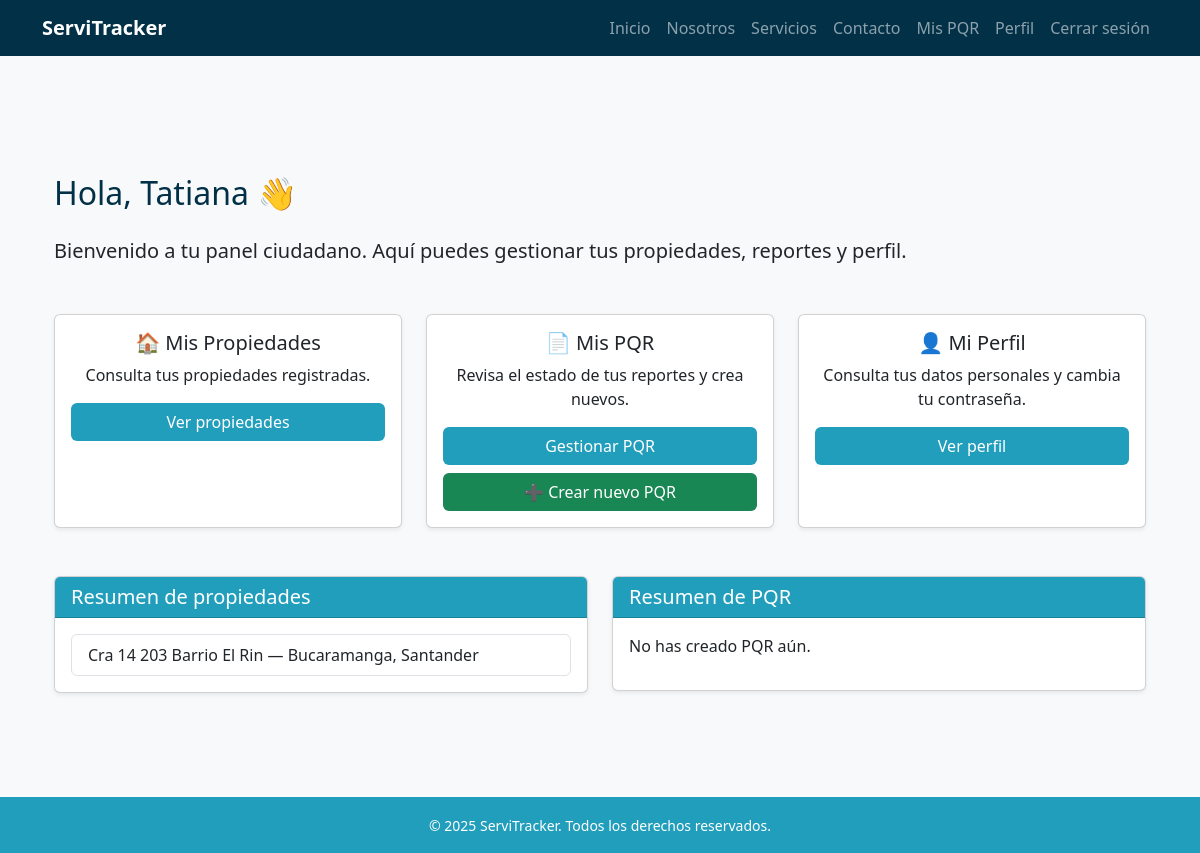
/usuarios/dashboard/ (signed in), run on an earlier commit of the app's database.
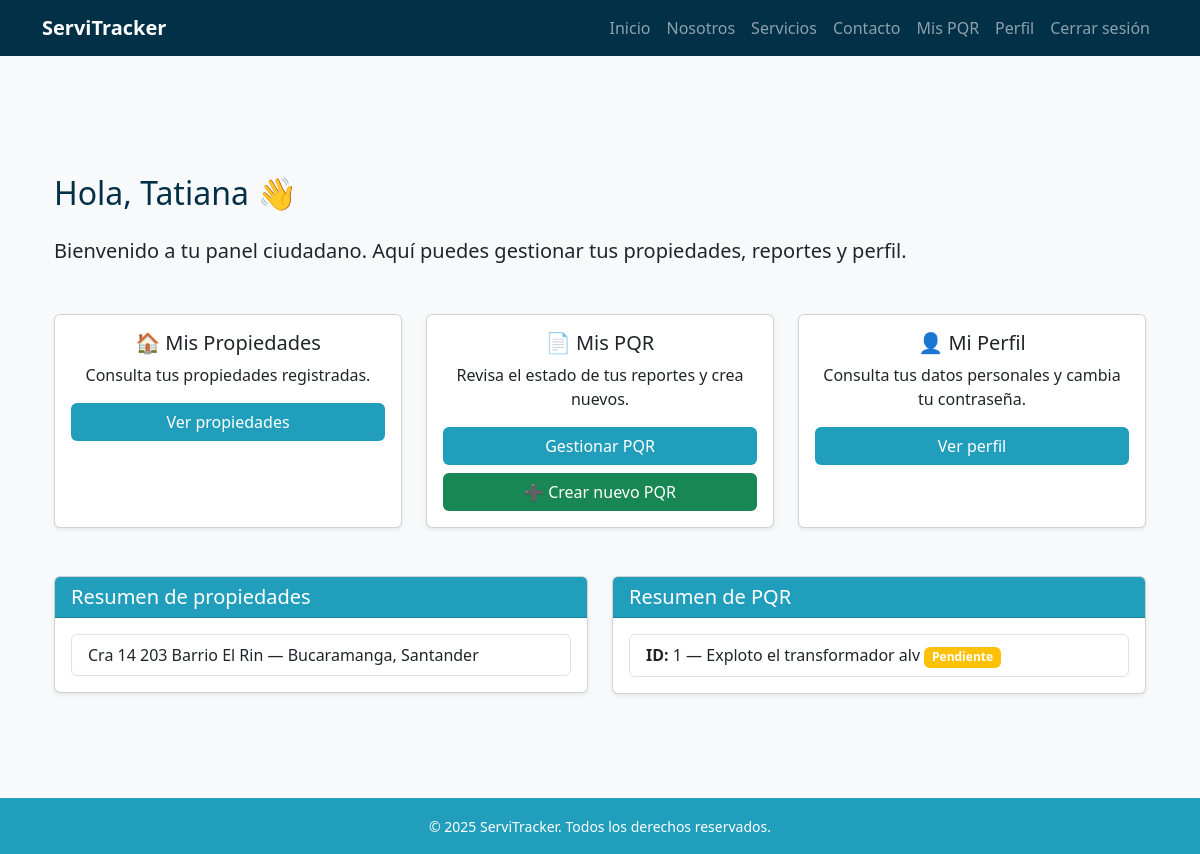
And on a later commit of the database.
### propiedades/models.py (models this page shows, shortened)
class Propiedad(models.Model):
    usuario = models.ForeignKey(
        settings.AUTH_USER_MODEL,
        on_delete=models.CASCADE,
        related_name='propiedades'
    )
    departamento = models.CharField(max_length=100)
    ciudad = models.CharField(max_length=100)
    direccion = models.CharField(max_length=200)
    activa = models.BooleanField(default=True)

### pqr/models.py (models this page shows, shortened)
class PQR(models.Model):
    ciudadano = models.ForeignKey(
        settings.AUTH_USER_MODEL,
        on_delete=models.SET_NULL,
        null=True,
        blank=True,
        related_name="pqrs_ciudadano"
    )
    propiedad = models.ForeignKey(
        Propiedad,
        on_delete=models.SET_NULL,
        null=True,
        blank=True
    )
    direccion = models.CharField(max_length=255, blank=True, null=True)
    departamento = models.CharField(max_length=100, blank=True, null=True)
    ciudad = models.CharField(max_length=100, blank=True, null=True)
    telefono_contacto = models.CharField(max_length=20, unique=True, null=True, blank=True)
    tipo_falla = models.ForeignKey(TipoFalla, on_delete=models.PROTECT)
    descripcion = models.TextField()
    estado = models.ForeignKey(EstadoPQR, on_delete=models.PROTECT)
    tecnico_asignado = models.ForeignKey(
        settings.AUTH_USER_MODEL,
        on_delete=models.SET_NULL,
        null=True,
        blank=True,
        related_name="pqrs_tecnico"
    )
    agente_revisor = models.ForeignKey(
        settings.AUTH_USER_MODEL,
        on_delete=models.SET_NULL,
        null=True,
        blank=True,
        related_name="pqrs_agente"
    )
    fecha_creacion = models.DateTimeField(auto_now_add=True)
    fecha_actualizacion = models.DateTimeField(auto_now=True)

class EstadoPQR(models.Model):
    nombre = models.CharField(max_length=50)

### usuarios/views.py (the view)
# urls.py: path("dashboard/", views.dashboard_ciudadano, name="dashboard_ciudadano"),
@login_required
def dashboard_ciudadano(request):
    if request.user.rol != "ciudadano":
        return redirect("index")
    propiedades = Propiedad.objects.filter(usuario=request.user)
    pqr = PQR.objects.filter(ciudadano=request.user)
    return render(request, "usuarios/dashboard_ciudadano.html", {
        "usuario": request.user,
        "propiedades": propiedades,
        "pqr": pqr,
    })

### templates/usuarios/dashboard_ciudadano.html (shortened to what the changed rows need)
{% extends 'base.html' %}
{% block content %}
<div class="container my-5">
    <h2 class="text-blue-dark mb-4">Hola, {{ usuario.nombres }} 👋</h2>
    <div class="row mt-5">
        <div class="col-md-6">
            <div class="card shadow-sm">
                <div class="card-body">
                    {% if propiedades %}
                        <ul class="list-group">
                            {% for propiedad in propiedades %}
                                <li class="list-group-item">
                                    {{ propiedad.direccion }} — {{ propiedad.ciudad }}, {{ propiedad.departamento }}
                                </li>
                            {% endfor %}
                        </ul>
                    {% else %}
                        <p>No tienes propiedades registradas.</p>
                    {% endif %}
                </div>
            </div>
        </div>
        <div class="col-md-6 mt-md-0 mt-4">
            <div class="card shadow-sm">
                <div class="card-body">
                    {% if pqr %}
                        <ul class="list-group">
                            {% for reporte in pqr %}
                                <li class="list-group-item">
                                    <strong>ID:</strong> {{ reporte.id }} — {{ reporte.descripcion }}
                                    <span class="badge
                                        {% if reporte.estado.nombre == 'Pendiente' %} bg-warning
                                        {% elif reporte.estado.nombre == 'En curso' %} bg-info
                                        {% elif reporte.estado.nombre == 'Resuelto' %} bg-success
                                        {% elif reporte.estado.nombre == 'Urgente' %} bg-danger
                                        {% elif reporte.estado.nombre == 'Muy urgente' %} bg-dark
                                        {% else %} bg-secondary
                                        {% endif %}">
                                        {{ reporte.estado.nombre }}
                                    </span>
                                </li>
                            {% endfor %}
                        </ul>
                    {% else %}
                        <p>No has creado PQR aún.</p>
                    {% endif %}
                </div>
            </div>
        </div>
    </div>
</div>
{% endblock %}

What changed in the data, as far as the page shows it:
added PQR: id "1", descripcion "Exploto el transformador alv", estado.nombre "Pendiente"
Also different on the page:
text no longer shown: "No has creado PQR aún."
